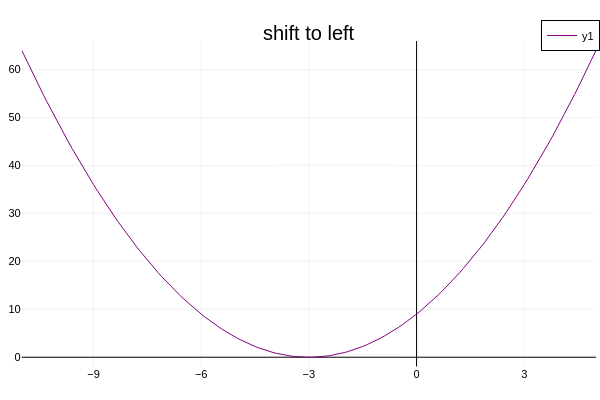

The notebook cell this image was saved under:
### Markdown cell above
<a id="parabolas"></a>
#### 2.1.2.1 Parabolas (Standard Form)

**Mathematical Concept:**
A quadratic equation outlines a parabola. Alterations to constants shift the curve spatially across the coordinate plane.
$$ f(x) = ax^2 + bx + c $$

**Modeling Objective:**
Demonstrate horizontal and vertical translations (shifts) utilizing symbolic mathematical definitions.

[↑ Back to Table of Contents](#table-of-contents)

### Code cell
@syms x
# let c > 0
c = 3
f = (x + c)^2

x_domain, x_left, x_right = get_domain(-c)

plot(x_domain,f, title="shift to left" , color=:purple, framestyle=:zerolines,
 xlims = (x_left, x_right))

### Figure 1 — Plotly figure (JSON) as saved in the notebook; plotly's stock layout.template omitted (floating-point values rounded to 4 significant figures; data arrays with more than 128 entries replaced by an {"elided": "..."} marker saying what was removed)
{"data": [{"colorbar": {"len": 0.9039, "title": "", "x": 0.9934, "y": 0.4896}, "legendgroup": "y1", "line": {"color": "rgba(128, 0, 128, 1.000)", "dash": "solid", "shape": "linear", "width": 1}, "mode": "lines", "name": "y1", "showlegend": true, "type": "scatter", "x": {"elided": "161 float values"}, "xaxis": "x", "y": {"elided": "161 float values"}, "yaxis": "y"}], "layout": {"annotations": [{"font": {"color": "rgba(0, 0, 0, 1.000)", "family": "sans-serif", "size": 20}, "rotation": 0, "showarrow": false, "text": "shift to left", "x": 0.5148, "xanchor": "center", "xref": "paper", "y": 1, "yanchor": "top", "yref": "paper"}], "height": 400, "legend": {"bgcolor": "rgba(255, 255, 255, 1.000)", "bordercolor": "rgba(0, 0, 0, 1.000)", "borderwidth": 1, "font": {"color": "rgba(0, 0, 0, 1.000)", "family": "sans-serif", "size": 11}, "title": {"font": {"color": "rgba(0, 0, 0, 1.000)", "family": "sans-serif", "size": 15}, "text": ""}, "tracegroupgap": 0, "traceorder": "normal", "x": 1, "xanchor": "auto", "y": 1, "yanchor": "auto"}, "margin": {"b": 20, "l": 0, "r": 0, "t": 20}, "paper_bgcolor": "rgba(255, 255, 255, 1.000)", "plot_bgcolor": "rgba(255, 255, 255, 1.000)", "showlegend": true, "width": 600, "xaxis": {"anchor": "y", "domain": [0.03619, 0.9934], "gridcolor": "rgba(0, 0, 0, 0.100)", "gridwidth": 0.5, "linecolor": "rgba(0, 0, 0, 1.000)", "mirror": false, "range": [-11, 5], "showgrid": true, "showline": false, "showticklabels": true, "tickangle": 0, "tickcolor": "rgba(0, 0, 0, 0.000)", "tickfont": {"color": "rgba(0, 0, 0, 1.000)", "family": "sans-serif", "size": 11}, "tickmode": "array", "ticks": "inside", "ticktext": ["−9", "−6", "−3", "0", "3"], "tickvals": [-9, -6, -3, 0, 3], "title": "", "titlefont": {"color": "rgba(0, 0, 0, 1.000)", "family": "sans-serif", "size": 15}, "type": "-", "visible": true, "zeroline": true, "zerolinecolor": "rgba(0, 0, 0, 1.000)"}, "yaxis": {"anchor": "x", "domain": [0.03762, 0.9415], "gridcolor": "rgba(0, 0, 0, 0.100)", "gridwidth": 0.5, "linecolor": "rgba(0, 0, 0, 1.000)", "mirror": false, "range": [-1.92, 65.92], "showgrid": true, "showline": false, "showticklabels": true, "tickangle": 0, "tickcolor": "rgba(0, 0, 0, 0.000)", "tickfont": {"color": "rgba(0, 0, 0, 1.000)", "family": "sans-serif", "size": 11}, "tickmode": "array", "ticks": "inside", "ticktext": ["0", "10", "20", "30", "40", "50", "60"], "tickvals": [0, 10, 20, 30, 40, 50, 60], "title": "", "titlefont": {"color": "rgba(0, 0, 0, 1.000)", "family": "sans-serif", "size": 15}, "type": "-", "visible": true, "zeroline": true, "zerolinecolor": "rgba(0, 0, 0, 1.000)"}}}
